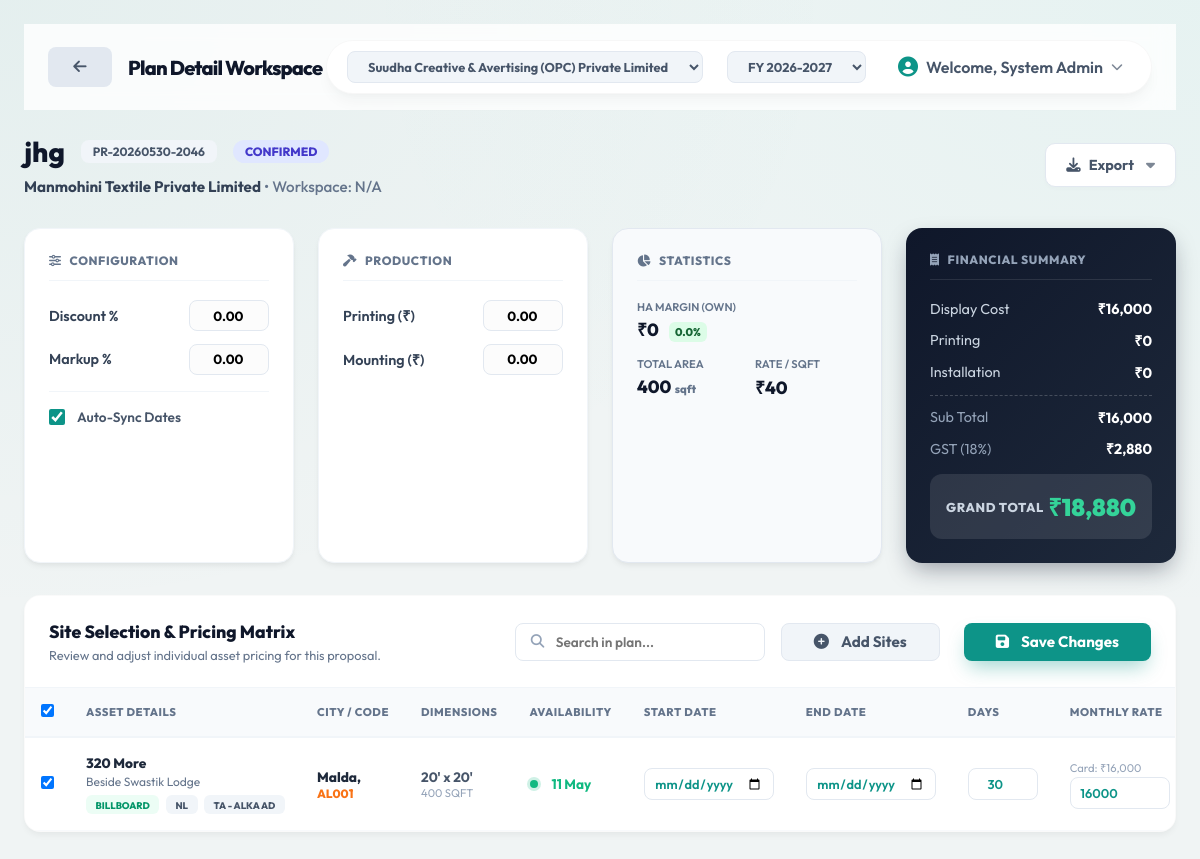
/modules/proposals/view.php?id=8 (signed in), run on the app's committed database.
### tables this page shows
CREATE TABLE `proposals` (
  `id` int(11) NOT NULL AUTO_INCREMENT,
  `proposal_number` varchar(50) DEFAULT NULL,
  `campaign_name` varchar(255) DEFAULT NULL,
  `client_id` int(11) NOT NULL,
  `entity_id` int(11) DEFAULT NULL,
  `contact_person` varchar(255) DEFAULT NULL,
  `start_date` date DEFAULT NULL,
  `end_date` date DEFAULT NULL,
  `delivery_date` date DEFAULT NULL,
  `total_days` int(11) DEFAULT NULL,
  `remark` text DEFAULT NULL,
  `total_amount` decimal(15,2) DEFAULT NULL,
  `tax_amount` decimal(15,2) DEFAULT NULL,
  `grand_total` decimal(15,2) DEFAULT NULL,
  `status` enum('draft','sent','confirmed','cancelled') DEFAULT 'draft',
  `approval_status` enum('pending_approval','approved','rejected') DEFAULT 'pending_approval',
  `approved_by` int(11) DEFAULT NULL,
  `approved_at` timestamp NULL DEFAULT NULL,
  `rejection_reason` text DEFAULT NULL,
  `created_by` int(11) DEFAULT NULL,
  `created_at` timestamp NOT NULL DEFAULT current_timestamp(),
  `discounting_pct` decimal(5,2) DEFAULT 0.00,
  `pricing_pct` decimal(5,2) DEFAULT 0.00,
  `printing_cost` decimal(15,2) DEFAULT 0.00,
  `mounting_cost` decimal(15,2) DEFAULT 0.00,
  `ha_markup_amount` decimal(15,2) DEFAULT 0.00,
  `ta_markup_amount` decimal(15,2) DEFAULT 0.00,
  `total_sqft` float DEFAULT 0,
  `price_per_sqft` decimal(15,2) DEFAULT 0.00,
  `display_cost` decimal(15,2) DEFAULT 0.00,
  `media_type` int(255) DEFAULT NULL,
  `inventory_type` varchar(255) DEFAULT NULL,
  `light_type` varchar(255) DEFAULT NULL,
  `billing_gstin` varchar(255) DEFAULT NULL,
  `tax_type` enum('cgst_sgst','igst') DEFAULT 'igst',
  PRIMARY KEY (`id`)
);

CREATE TABLE `partners` (
  `id` int(11) NOT NULL AUTO_INCREMENT,
  `type` enum('client','vendor') NOT NULL,
  `business_type` varchar(100) DEFAULT NULL,
  `name` varchar(255) NOT NULL,
  `gstin` varchar(15) DEFAULT NULL,
  `additional_gst` text DEFAULT NULL,
  `pan` varchar(10) DEFAULT NULL,
  `msme` varchar(100) DEFAULT NULL,
  `cin` varchar(100) DEFAULT NULL,
  `contact_person` varchar(100) DEFAULT NULL,
  `phone` varchar(100) DEFAULT NULL,
  `email` varchar(100) DEFAULT NULL,
  `address` text DEFAULT NULL,
  `city` varchar(100) DEFAULT NULL,
  `state` varchar(100) DEFAULT NULL,
  `district` varchar(100) DEFAULT NULL,
  `pincode` varchar(10) DEFAULT NULL,
  `billing_address` text DEFAULT NULL,
  `payment_terms` varchar(255) DEFAULT NULL,
  `status` enum('active','inactive') DEFAULT 'active',
  `created_at` timestamp NOT NULL DEFAULT current_timestamp(),
  PRIMARY KEY (`id`)
);

CREATE TABLE `proposal_items` (
  `id` int(11) NOT NULL AUTO_INCREMENT,
  `proposal_id` int(11) NOT NULL,
  `site_id` int(11) NOT NULL,
  `sale_rate` decimal(10,2) DEFAULT NULL,
  `purchase_rate` decimal(10,2) DEFAULT NULL,
  `margin_pct` decimal(10,2) DEFAULT NULL,
  `days` int(11) DEFAULT NULL,
  `start_date` date DEFAULT NULL,
  `end_date` date DEFAULT NULL,
  `amount` decimal(15,2) DEFAULT NULL,
  `selected_image` varchar(255) DEFAULT NULL,
  `printing_vendor_id` varchar(255) DEFAULT NULL,
  `printing_rate` varchar(255) DEFAULT NULL,
  `printing_amount` int(255) DEFAULT NULL,
  PRIMARY KEY (`id`)
);

CREATE TABLE `sites` (
  `id` int(11) NOT NULL AUTO_INCREMENT,
  `site_code` varchar(50) DEFAULT NULL,
  `name` varchar(255) NOT NULL,
  `location` varchar(255) DEFAULT NULL,
  `city` varchar(100) DEFAULT NULL,
  `state` varchar(100) DEFAULT NULL,
  `type` varchar(50) DEFAULT NULL,
  `genre` varchar(100) DEFAULT NULL,
  `width` float DEFAULT NULL,
  `height` float DEFAULT NULL,
  `facing` varchar(50) DEFAULT NULL,
  `light_type` enum('BL','NL','FL') DEFAULT 'NL',
  `hsn_code` varchar(10) DEFAULT '998366',
  `mounting_hsn` varchar(50) DEFAULT NULL,
  `grade` enum('A','B','C') DEFAULT 'B',
  `sqft` float GENERATED ALWAYS AS (`width` * `height`) STORED,
  `owner_type` enum('HA','TA') DEFAULT 'HA',
  `vendor_id` int(11) DEFAULT NULL,
  `vendor_gst` varchar(20) DEFAULT NULL,
  `card_rate` decimal(10,2) DEFAULT NULL,
  `purchase_rate` decimal(10,2) DEFAULT NULL,
  `status` enum('available','booked','maintenance') DEFAULT 'available',
  `available_from` date DEFAULT NULL,
  `image_url` varchar(255) DEFAULT NULL,
  `latitude` decimal(10,8) DEFAULT NULL,
  `longitude` decimal(11,8) DEFAULT NULL,
  `area` varchar(255) DEFAULT NULL,
  `district` varchar(255) DEFAULT NULL,
  PRIMARY KEY (`id`)
);

### modules/proposals/view.php (the view, shortened to what the rows shown need)
<?php
include_once __DIR__ . '/../../includes/functions.php';
include_once __DIR__ . '/../../includes/header.php';
$id = isset($_GET['id']) ? intval($_GET['id']) : 0;
$stmt = $pdo->prepare("
    SELECT p.*, c.name as client_name, c.email as client_email, u.username as creator
    FROM proposals p
    JOIN partners c ON p.client_id = c.id
    LEFT JOIN users u ON p.created_by = u.id
    WHERE p.id = ?
");
$stmt->execute([$id]);
$p = $stmt->fetch();
$stmtItems = $pdo->prepare("
    SELECT pi.*, s.site_code, s.name as site_name, s.location, s.city, s.state as site_state, s.type as media_type, s.owner_type,
           s.width, s.height, s.light_type, s.card_rate as site_card_rate, s.available_from, s.purchase_rate as master_purchase,
           v.name as vendor_name
    FROM proposal_items pi
    JOIN sites s ON pi.site_id = s.id
    LEFT JOIN partners v ON s.vendor_id = v.id
    WHERE pi.proposal_id = ?
");
$stmtItems->execute([$id]);
$items = $stmtItems->fetchAll();
$totalSQFT = 0;
foreach ($items as $item) {
    $sqft = $item['width'] * $item['height'];
    $totalSQFT += $sqft;
}
$discountVal = $p['total_amount'] * ($p['discounting_pct'] / 100);
$displayCost = $p['total_amount'] - $discountVal;
$grandTotal = $displayCost + $p['tax_amount'] + $p['printing_cost'] + $p['mounting_cost'];
?>
<div style="display: flex; justify-content: space-between; align-items: center; margin-bottom: 2rem;">
    <div>
        <div style="display: flex; align-items: center; gap: 1rem; margin-bottom: 0.5rem;">
            <h1 style="font-size: 1.75rem; font-weight: 800; color: #0f172a; margin: 0;"><?php echo htmlspecialchars($p['campaign_name']); ?></h1>
            <span style="background: #f1f5f9; color: #475569; padding: 0.25rem 0.75rem; border-radius: 8px; font-size: 0.75rem; font-weight: 700;">
                <?php echo $p['proposal_number']; ?>
            </span>
            <?php
                $displayStatus = $p['status'];
            ?>
            <span style="background: #e0e7ff; color: #4338ca; padding: 0.25rem 0.75rem; border-radius: 50px; font-size: 0.75rem; font-weight: 800; text-transform: uppercase;">
                <?php echo strtoupper($displayStatus); ?>
            </span>
        </div>
        <p style="color: #64748b; margin: 0; font-size: 0.95rem; font-weight: 500;">
            <strong style="color: #334155;"><?php echo $p['client_name']; ?></strong> • Workspace: <?php
            if (!empty($p['start_date']) && $p['start_date'] !== '0000-00-00' && !empty($p['end_date']) && $p['end_date'] !== '0000-00-00') {
                echo date('d M', strtotime($p['start_date'])) . ' to ' . date('d M Y', strtotime($p['end_date']));
            } else {
                echo 'N/A';
            }
            ?>
        </p>
    </div>
</div>
<div style="display: grid; grid-template-columns: repeat(4, 1fr); gap: 1.5rem; margin-bottom: 2rem;">
    <div class="p-panel">
        <div class="p-row">
            <label style="font-weight: 600;">Discount %</label>
            <input type="number" step="0.01" class="p-val-input" value="<?php echo $p['discounting_pct']; ?>" onchange="updatePlan('discounting_pct', this.value)" <?php echo !canEdit('proposals') ? 'disabled' : ''; ?>>
        </div>
        <div class="p-row">
            <label style="font-weight: 600;">Markup %</label>
            <input type="number" step="0.01" class="p-val-input" value="<?php echo $p['pricing_pct']; ?>" onchange="updatePlan('pricing_pct', this.value)" <?php echo !canEdit('proposals') ? 'disabled' : ''; ?>>
        </div>
    </div>
    <div class="p-panel">
        <div class="p-row">
            <label style="font-weight: 600;">Printing (₹)</label>
            <input type="number" class="p-val-input" value="<?php echo $p['printing_cost']; ?>" onchange="updatePlan('printing_cost', this.value)" <?php echo !canEdit('proposals') ? 'disabled' : ''; ?>>
        </div>
        <div class="p-row">
            <label style="font-weight: 600;">Mounting (₹)</label>
            <input type="number" class="p-val-input" value="<?php echo $p['mounting_cost']; ?>" onchange="updatePlan('mounting_cost', this.value)" <?php echo !canEdit('proposals') ? 'disabled' : ''; ?>>
        </div>
    </div>
    <div class="p-panel" style="background: #f8fafc; border-color: #e2e8f0;">
        <div style="display: grid; grid-template-columns: 1fr 1fr; gap: 1rem;">
            <div class="stat-box">
                <small>Rate / SQFT</small>
                <strong><?php echo formatCurrency($totalSQFT > 0 ? $displayCost / $totalSQFT : 0); ?></strong>
            </div>
        </div>
    </div>
    <div class="p-panel" style="background: linear-gradient(135deg, #0f172a 0%, #1e293b 100%); color: white; border: none; box-shadow: 0 10px 25px -5px rgba(15, 23, 42, 0.4);">
        <div class="p-row" style="color: #cbd5e1;"><span>Display Cost</span><strong style="color: white;"><?php echo formatCurrency($displayCost); ?></strong></div>
        <div class="p-row" style="color: #cbd5e1;"><span>Printing</span><strong style="color: white;"><?php echo formatCurrency($p['printing_cost']); ?></strong></div>
        <div class="p-row" style="color: #cbd5e1;"><span>Installation</span><strong style="color: white;"><?php echo formatCurrency($p['mounting_cost']); ?></strong></div>
        <div class="p-row" style="border-top: 1px dashed rgba(255,255,255,0.2); padding-top: 0.75rem; margin-top: 0.75rem; color: #94a3b8;">
            <span>Sub Total</span><strong style="color: white;"><?php echo formatCurrency($displayCost + $p['printing_cost'] + $p['mounting_cost']); ?></strong>
        </div>
        <div class="p-row" style="color: #94a3b8;"><span>GST (18%)</span><strong style="color: white;"><?php echo formatCurrency($p['tax_amount']); ?></strong></div>
        <div style="background: rgba(255,255,255,0.1); border-radius: 12px; padding: 1rem; margin-top: 1rem; display: flex; justify-content: space-between; align-items: center;">
            <span style="font-size: 0.8rem; font-weight: 800; color: #cbd5e1; text-transform: uppercase; letter-spacing: 0.05em;">Grand Total</span>
            <span style="font-size: 1.5rem; font-weight: 900; color: #34d399;"><?php echo formatCurrency($grandTotal); ?></span>
        </div>
    </div>
</div>
<div class="card" style="padding: 0; overflow-x: auto; border-radius: 16px; box-shadow: 0 4px 6px -1px rgba(0, 0, 0, 0.05);">
    <table class="table" style="font-size: 0.75rem; white-space: nowrap;">
        <thead style="background: #f8fafc;">
            <tr>
                <th style="width: 30px;"><input type="checkbox" id="selectAll" checked style="cursor: pointer;" <?php echo !canEdit('proposals') ? 'disabled' : ''; ?>></th>
                <th>Asset Details</th>
                <th>City / Code</th>
                <th>Dimensions</th>
                <th>Availability</th>
                <th>Start Date</th>
                <th>End Date</th>
                <th>Days</th>
                <th>Monthly Rate</th>
            </tr>
        </thead>
        <tbody>
            <?php $sr=1; foreach ($items as $item): ?>
            <tr>
                <td><input type="checkbox" class="item-checkbox" value="<?php echo $item['id']; ?>" checked style="cursor: pointer;" <?php echo !canEdit('proposals') ? 'disabled' : ''; ?>></td>
                <td>
                    <div style="font-weight: 800; color: #1e293b; margin-bottom: 2px;"><?php echo $item['site_name']; ?></div>
                    <div style="font-size: 0.75rem; color: #64748b; margin-bottom: 6px;"><?php echo $item['location']; ?></div>
                    <div style="display: flex; gap: 0.4rem; align-items: center;">
                        <span style="background: #ecfdf5; color: #059669; padding: 0.2rem 0.6rem; border-radius: 6px; font-size: 0.6rem; font-weight: 800; text-transform: uppercase;"><?php echo $item['media_type']; ?></span>
                        <span style="background: #f1f5f9; color: #475569; padding: 0.2rem 0.6rem; border-radius: 6px; font-size: 0.6rem; font-weight: 800; text-transform: uppercase;"><?php echo $item['light_type']; ?></span>
                        <span style="background: #f1f5f9; color: #475569; padding: 0.2rem 0.6rem; border-radius: 6px; font-size: 0.6rem; font-weight: 800; text-transform: uppercase;">
                            <?php echo $item['owner_type']; ?>
                            <?php if ($item['owner_type'] === 'TA' && $item['vendor_name']) echo " - " . htmlspecialchars($item['vendor_name']); ?>
                        </span>
                    </div>
                </td>
                <td>
                    <div style="font-weight: 800; color: #1e293b;"><?php echo $item['city']; ?>, <?php echo $item['site_state']; ?></div>
                    <div style="font-size: 0.75rem; color: #f97316; font-weight: 800;"><?php echo $item['site_code']; ?></div>
                </td>
                <td>
                    <div style="font-weight: 700; color: #475569;"><?php echo $item['width']; ?>' x <?php echo $item['height']; ?>'</div>
                    <div style="font-size: 0.7rem; color: #94a3b8;"><?php echo number_format($item['width']*$item['height']); ?> SQFT</div>
                </td>
                <td>
                    <div style="display: flex; align-items: center; gap: 0.5rem;">
                        <span class="status-dot online"></span>
                        <span style="font-weight: 700; color: #10b981;"><?php echo $item['available_from'] ? date('d M', strtotime($item['available_from'])) : 'Live'; ?></span>
                    </div>
                </td>
                <td><input type="date" value="<?php echo htmlspecialchars($item['start_date'] ?? ''); ?>" onchange="updateItem(<?php echo $item['id']; ?>, 'start_date', this.value)" class="t-date" style="height: 32px; width: 130px;" <?php echo !canEdit('proposals') ? 'disabled' : ''; ?>></td>
                <td><input type="date" value="<?php echo htmlspecialchars($item['end_date'] ?? ''); ?>" onchange="updateItem(<?php echo $item['id']; ?>, 'end_date', this.value)" class="t-date" style="height: 32px; width: 130px;" <?php echo !canEdit('proposals') ? 'disabled' : ''; ?>></td>
                <td><input type="number" min="1" value="<?php echo intval($item['days'] ?? 30); ?>" onchange="updateItem(<?php echo $item['id']; ?>, 'days', this.value)" class="t-input" style="height: 32px; width: 70px; text-align: center;" <?php echo !canEdit('proposals') ? 'disabled' : ''; ?>></td>
                <td>
                    <div style="font-size: 0.7rem; color: #94a3b8; margin-bottom: 2px;">Card: <?php echo formatCurrency($item['site_card_rate']); ?></div>
                    <input type="number" class="t-input" value="<?php echo (float)$item['sale_rate']; ?>" onchange="updateItem(<?php echo $item['id']; ?>, 'sale_rate', this.value)" style="height: 32px; width: 100px;" <?php echo !canEdit('proposals') ? 'disabled' : ''; ?>>
                </td>
            </tr>
            <?php endforeach; ?>
        </tbody>
    </table>
</div>
<?php include_once __DIR__ . '/../../includes/footer.php'; ?>

### data on the page
proposals: campaign_name "jhg", proposal_number "PR-20260530-2046", status "CONFIRMED", partners.name "Manmohini Textile Private Limited", discounting_pct "0.00", pricing_pct "0.00", printing_cost "0.00", mounting_cost "0.00", formatCurrency($totalSQFT > 0 ? $displayCost / $totalSQFT : 0) "₹40", formatCurrency($displayCost) "₹16,000", printing_cost "₹0", mounting_cost "₹0", formatCurrency($displayCost + $p['printing_cost'] + $p['mounting_cost']) "₹16,000", tax_amount "₹2,880", formatCurrency($grandTotal) "₹18,880"
proposal_items: site.name "320 More", site.location "Beside Swastik Lodge", site.type "BILLBOARD", site.light_type "NL", site.owner_type "TA", partners.name "ALKA AD", site.city "Malda", site.site_code "AL001", site.width "20", site.height "20", $item['width']*$item['height'] "400", site.available_from "11 May", days "30", site.card_rate "₹16,000", sale_rate "16000"

### other printed values
$pageTitle "Plan Detail Workspace"
$_SESSION['user_name'] "System Admin"
formatCurrency($haMarkup) "₹0"
$haMarkupPct "0.0"
$totalSQFT "400"
form field value "Suudha Creative & Avertising (OPC) Private Limited"
